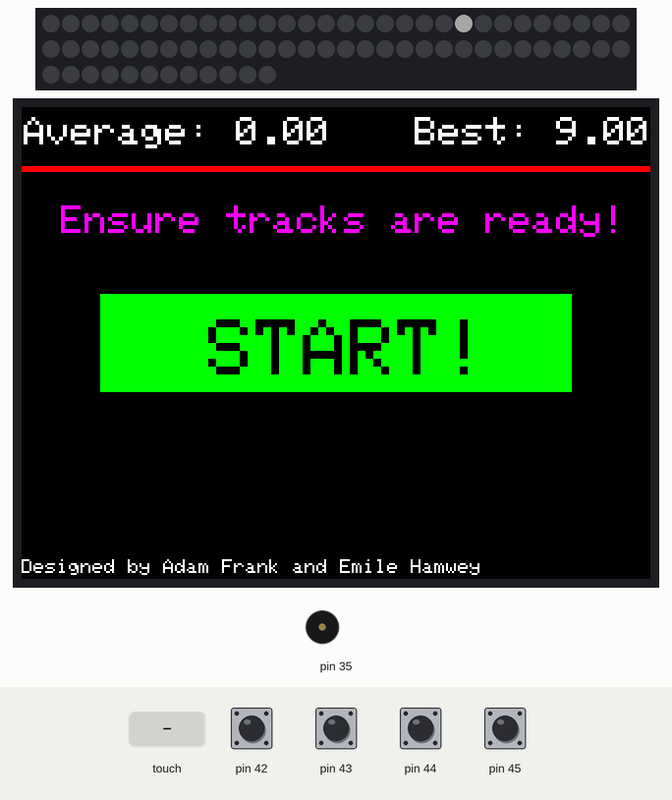
A sketch run on a simulated Arduino Mega 2560, built with avr-gcc and run on an emulated ATmega2560. Parts: 72 RGB LEDs in strip order, left to right, continuing on the next row, 320×240 colour display, buzzer (waves = sounding). The test bench sets the inputs (shaded band); at power-on: pin 42–45 HIGH. Dim RGB values are drawn brighter than linear; what the sketch prints to the serial monitor is not drawn.

Above: at 1.4 s.
1.5 s: touch panel pressed at 62 % / 10 % of its raw x / y range
At 1.67 s:
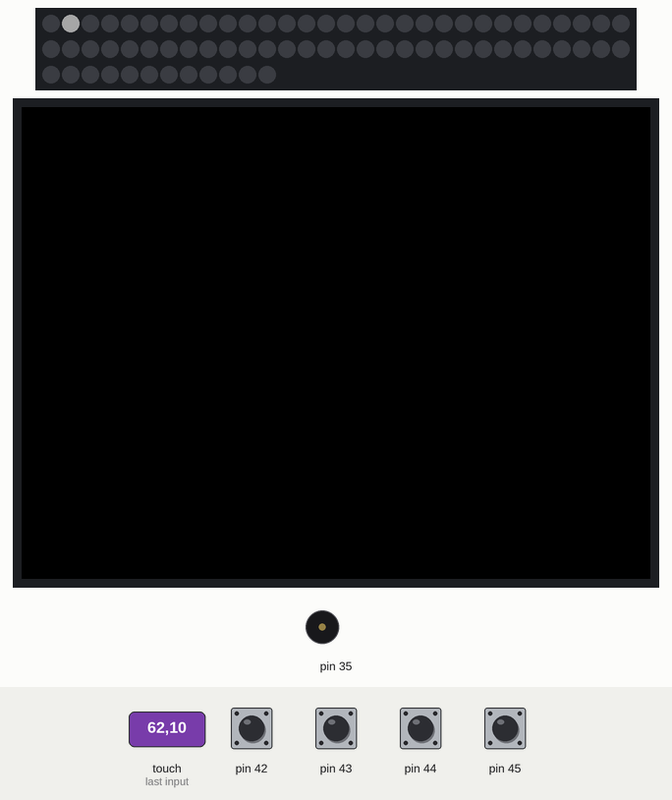
At 5.6 s:
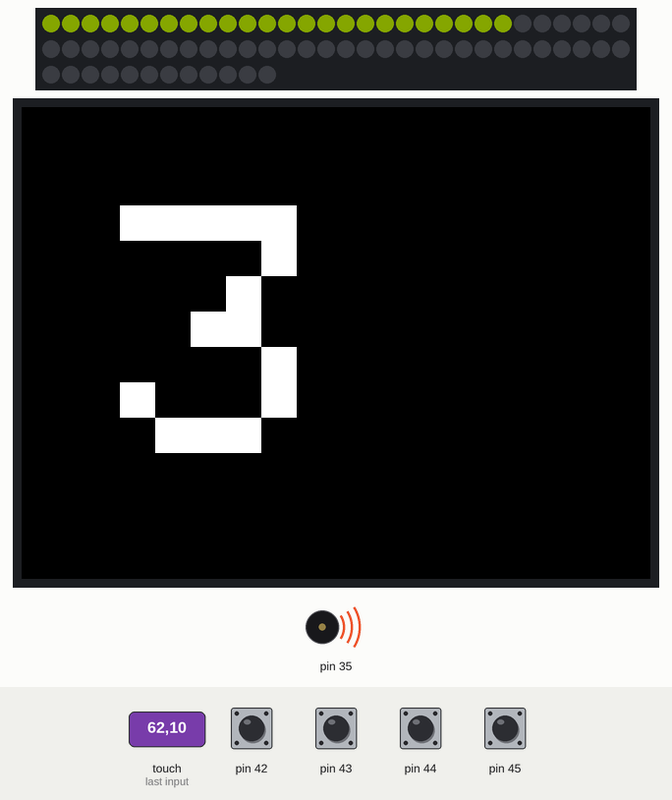
6.9 s: touch panel pressed at 87 % / 10 % of its raw x / y range
At 8.96 s:
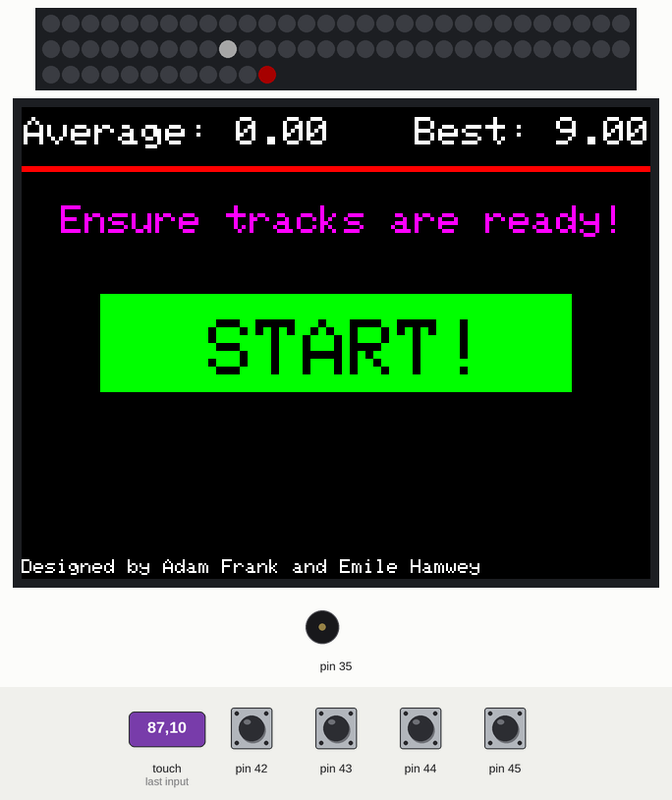
9.8 s: touch panel pressed at 13 % / 10 % of its raw x / y range
Timing chart, 0 to 12.8 s (numbered marks = the images above; inputs shaded):
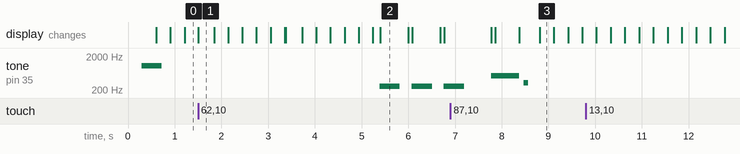

Measured:
- after the input at 1.5 s, tone on pin 35: alternates 262 Hz for 0.43 s and silent for 0.26 s, starting after 3.9 s; the display: changes at once (image 1)
- what the display in image 2 shows lasts 0.6 s, from 5.4 s to 6.0 s

The sketch:

New_MTCC_Build_2019.ino
```cpp
/*
   Emile Hamwey and Adam Frank
   https://github.com/adamf59
   af.frank.2001@gmail.com

*/

#include <Adafruit_GFX.h>    // Core graphics library
#include <Adafruit_TFTLCD.h> // Hardware-specific library
#include <TouchScreen.h>
#include <Chrono.h>


#define YP A3
#define XM A2
#define YM 9
#define XP 8
#define TS_MINX 210
#define TS_MINY 210
#define TS_MAXX 915
#define TS_MAXY 910
#define LCD_CS A3 // Chip Select goes to Analog 3
#define LCD_CD A2 // Command/Data goes to Analog 2
#define LCD_WR A1 // LCD Write goes to Analog 1
#define LCD_RD A0 // LCD Read goes to Analog 0
#define LCD_RESET A4
#define BLACK     0x0000
#define BLUE      0x001F
#define GREY      0xCE79
#define LIGHTGREY 0xDEDB
#define RED     0xF800
#define GREEN   0x07E0
#define CYAN    0x07FF
#define MAGENTA 0xF81F
#define YELLOW  0xFFE0
#define WHITE   0xFFFF

#define MINPRESSURE 1
#define MAXPRESSURE 1000


#define NOTE_B0  31
#define NOTE_C1  33
#define NOTE_CS1 35
#define NOTE_D1  37
#define NOTE_DS1 39
#define NOTE_E1  41
#define NOTE_F1  44
#define NOTE_FS1 46
#define NOTE_G1  49
#define NOTE_GS1 52
#define NOTE_A1  55
#define NOTE_AS1 58
#define NOTE_B1  62
#define NOTE_C2  65
#define NOTE_CS2 69
#define NOTE_D2  73
#define NOTE_DS2 78
#define NOTE_E2  82
#define NOTE_F2  87
#define NOTE_FS2 93
#define NOTE_G2  98
#define NOTE_GS2 104
#define NOTE_A2  110
#define NOTE_AS2 117
#define NOTE_B2  123
#define NOTE_C3  131
#define NOTE_CS3 139
#define NOTE_D3  147
#define NOTE_DS3 156
#define NOTE_E3  165
#define NOTE_F3  175
#define NOTE_FS3 185
#define NOTE_G3  196
#define NOTE_GS3 208
#define NOTE_A3  220
#define NOTE_AS3 233
#define NOTE_B3  247
#define NOTE_C4  262
#define NOTE_CS4 277
#define NOTE_D4  294
#define NOTE_DS4 311
#define NOTE_E4  330
#define NOTE_F4  349
#define NOTE_FS4 370
#define NOTE_G4  392
#define NOTE_GS4 415
#define NOTE_A4  440
#define NOTE_AS4 466
#define NOTE_B4  494
#define NOTE_C5  523
#define NOTE_CS5 554
#define NOTE_D5  587
#define NOTE_DS5 622
#define NOTE_E5  659
#define NOTE_F5  698
#define NOTE_FS5 740
#define NOTE_G5  784
#define NOTE_GS5 831
#define NOTE_A5  880
#define NOTE_AS5 932
#define NOTE_B5  988
#define NOTE_C6  1047
#define NOTE_CS6 1109
#define NOTE_D6  1175
#define NOTE_DS6 1245
#define NOTE_E6  1319
#define NOTE_F6  1397
#define NOTE_FS6 1480
#define NOTE_G6  1568
#define NOTE_GS6 1661
#define NOTE_A6  1760
#define NOTE_AS6 1865
#define NOTE_B6  1976
#define NOTE_C7  2093
#define NOTE_CS7 2217
#define NOTE_D7  2349
#define NOTE_DS7 2489
#define NOTE_E7  2637
#define NOTE_F7  2794
#define NOTE_FS7 2960
#define NOTE_G7  3136
#define NOTE_GS7 3322
#define NOTE_A7  3520
#define NOTE_AS7 3729
#define NOTE_B7  3951
#define NOTE_C8  4186
#define NOTE_CS8 4435
#define NOTE_D8  4699
#define NOTE_DS8 4978


Chrono TRACK_TIMER(Chrono::MICROS);
#include <Adafruit_DotStar.h>
#include <SPI.h>

#define NUMPIXELS 72 // Number of LEDs in strip

// Here's how to control the LEDs from any two pins:
#define DATAPIN    20
#define CLOCKPIN   21
Adafruit_DotStar strip = Adafruit_DotStar(
                           NUMPIXELS, DATAPIN, CLOCKPIN, DOTSTAR_BRG);

TouchScreen ts = TouchScreen(XP, YP, XM, YM, 364);

//2.4 = 240 x 320
//Height 319 to fit on screen

Adafruit_TFTLCD tft(LCD_CS, LCD_CD, LCD_WR, LCD_RD, LCD_RESET);

int X, Y, Z;

double TRACK_AVERAGE = 0.0;
double TRACK_BEST = 9.0;
double TRACK_1_RESULT = 0.0;
double TRACK_2_RESULT = 0.0;
double TRACK_3_RESULT = 0.0;
double TRACK_4_RESULT = 0.0;

int CURRENT_SCREEN = 0; //0 is Ready screen | 1 is Countdown screen | 2 is Clocking screen | 3 is Reset screen
boolean TRACK_1_FINISHED;
boolean TRACK_2_FINISHED;
boolean TRACK_3_FINISHED;
boolean TRACK_4_FINISHED;

int countPixel = 0;


int screenSizer = 15; // add 30 each iteration


void setup() {
  strip.begin(); // Initialize pins for output
  strip.setBrightness(40);
  strip.show();  // Turn all LEDs off ASAP
  Serial.begin(9600);


#ifdef USE_ADAFRUIT_SHIELD_PINOUT
  Serial.println(F("Using Adafruit 2.8\" TFT Arduino Shield Pinout"));
#else
  Serial.println(F("Using Adafruit 2.8\" TFT Breakout Board Pinout"));
#endif

  Serial.print("TFT size is "); Serial.print(tft.width()); Serial.print("x"); Serial.println(tft.height());

  tft.reset();


  uint16_t identifier = tft.readID();
identifier=0x9341;
  if(identifier == 0x9325) {
    Serial.println(F("Found ILI9325 LCD driver"));
  } else if(identifier == 0x9328) {
    Serial.println(F("Found ILI9328 LCD driver"));
  } else if(identifier == 0x7575) {
    Serial.println(F("Found HX8347G LCD driver"));
  } else if(identifier == 0x9341) {
    Serial.println(F("Found ILI9341 LCD driver"));
  } else if(identifier == 0x8357) {
    Serial.println(F("Found HX8357D LCD driver"));
  } else {
    Serial.print(F("Unknown LCD driver chip: "));
    Serial.println(identifier, HEX);
    Serial.println(F("If using the Adafruit 2.8\" TFT Arduino shield, the line:"));
    Serial.println(F("  #define USE_ADAFRUIT_SHIELD_PINOUT"));
    Serial.println(F("should appear in the library header (Adafruit_TFT.h)."));
    Serial.println(F("If using the breakout board, it should NOT be #defined!"));
    Serial.println(F("Also if using the breakout, double-check that all wiring"));
    Serial.println(F("matches the tutorial."));
    return;
  }

  tft.begin(identifier);
  tft.setRotation(1);


  drawReadyScreen();
  Serial.println(F("setup is complete."));

  TRACK_TIMER.restart();
    tone(35, NOTE_C6, 430);


  pinMode(45, INPUT);
  pinMode(44, INPUT);
  pinMode(43, INPUT);
  pinMode(42, INPUT);

  digitalWrite(45, HIGH); // TRACK 1
  digitalWrite(44, HIGH); // TRACK 1
  digitalWrite(43, HIGH); // TRACK 1
  digitalWrite(42, HIGH); // TRACK 1


}


/**
   WIDTH IS 320
   HEIGHT IS 230
*/
void loop() {

if(CURRENT_SCREEN == 2) {

  if (digitalRead(45) == LOW) {
    if (!TRACK_1_FINISHED) {
      clockTimeForTrack(1);
    }
  }
  if (digitalRead(44) == LOW) {
    if (!TRACK_2_FINISHED) {
      clockTimeForTrack(2);
    }
  }
  if (digitalRead(43) == LOW) {
    if (!TRACK_3_FINISHED) {
      clockTimeForTrack(3);
    }
  }
  if (digitalRead(42) == LOW) {
    if (!TRACK_4_FINISHED) {
      clockTimeForTrack(4);
    }
  }
}


  //get the most recent touch update from TFT
  TFT_GET_TOUCH();
  //on a hard enough press, this statement runs:
  if (Z > MINPRESSURE && Z < MAXPRESSURE) {

    if (CURRENT_SCREEN == 0) {
      //"start" button
      if (X > 143 && X < 269 && Y > 43 && Y < 341) {
        beginCountdown();

      }

    }


    if (CURRENT_SCREEN == 3 || CURRENT_SCREEN == 2) {
      if (X > 250) {
        Serial.print("RESETTING");
        reset();
        drawReadyScreen();

      }


    }


    Serial.println(String("got touch at ") + X + String(",") + Y + String(",") + Z); // use this to get corners of button bounding box


  }

  //delay(250);
  if (CURRENT_SCREEN == 0) {
    setPixelColorNoShow(countPixel + 1, 0, 0, 0);
    setPixelColorNoShow(countPixel, 255, 255, 255);
    setPixelColorNoShow(countPixel - 1, 0, 0, 0);
    strip.show();
    if (countPixel == 72) {
      countPixel = 0;
    }
    countPixel ++;
  }

}


void reset() {
  TRACK_1_FINISHED = false;
  TRACK_2_FINISHED = false;
  TRACK_3_FINISHED = false;
  TRACK_4_FINISHED = false;
  screenSizer = 45;


    tone(35, NOTE_E4, 100);

}


void TFT_GET_TOUCH()
{
  digitalWrite(13, HIGH);
  TSPoint point = ts.getPoint();
  digitalWrite(13, LOW);
  pinMode(XM, OUTPUT);
  pinMode(YP, OUTPUT);
  X = tft.width() - map(point.x, TS_MAXX, TS_MINX, 0, tft.width());
  Y = map(point.y, TS_MAXY, TS_MINY, 0, tft.height());
  Z = point.z;
}


void drawClockingScreen() {

  CURRENT_SCREEN = 2;
  tft.fillScreen(BLACK);
  tft.fillRect(40, 3, 240, 50, GREEN);
  tft.setCursor(60, 13);
  tft.setTextColor(BLACK);
  tft.setTextSize(4);
  tft.println("CLOCKING");
  tft.setCursor(60, 15);
  tft.setTextSize(1);
  tft.setCursor(30, 230);
  tft.setTextColor(WHITE);
  tft.println("Tap \"clocking\" at any time to reset.");

  tft.fillRect(40, 3, 240, 50, GREEN);
  tft.setCursor(60, 13);
  tft.setTextColor(BLACK);
  tft.setTextSize(4);
  tft.println("CLOCKING");


//  // DNF
//  Serial.println("Drawing DNF");
//    tft.setCursor(0, 165);
//  tft.setTextColor(RED);
//  tft.setTextSize(4);
//  tft.println("DQ:");
//
//  tft.fillRect(0,200, 70, 50, RED);
//    tft.setCursor(0, 200);
//  tft.setTextColor(BLACK);
//  tft.setTextSize(4);
//  tft.println("T1");
//
//
//  tft.fillRect(80,200, 70, 50, RED);
//    tft.setCursor(80, 200);
//  tft.setTextColor(BLACK);
//  tft.setTextSize(4);
//  tft.println("T2");
//
//  tft.fillRect(160,200, 70, 50, RED);
//    tft.setCursor(160, 200);
//  tft.setTextColor(BLACK);
//  tft.setTextSize(4);
//  tft.println("T3");
//
//  tft.fillRect(240,200, 70, 50, RED);
//    tft.setCursor(240, 200);
//  tft.setTextColor(BLACK);
//  tft.setTextSize(4);
//  tft.println("T4");

}


void clockTimeForTrack(int track) {
  //assume screen is already on clocking screen, so we can draw "TRACK xyz: xy:zzz w/o rerunning the entire drawClocking method
  Serial.println(String("GOT TRACK ") + track);

  screenSizer = screenSizer + 35;
  tft.fillRect(40, screenSizer, 240, 30, RED);
  tft.setCursor(60, (screenSizer + 10));
  tft.setTextColor(BLACK);
  tft.setTextSize(2);

  if (track == 1) {
    TRACK_1_FINISHED = true;
    TRACK_1_RESULT = (double)TRACK_TIMER.elapsed() / 1000000;
    tft.println(String("TRACK ") + track + String(": ") + TRACK_1_RESULT);
    setPixelColor(0, 18, 0, 30, 30);

  }
  if (track == 2) {
    TRACK_2_FINISHED = true;
    TRACK_2_RESULT = (double)TRACK_TIMER.elapsed() / 1000000;
    tft.println(String("TRACK ") + track + String(": ") + TRACK_2_RESULT);
        setPixelColor(18, 36, 0, 30, 30);

  }
  if (track == 3) {
    TRACK_3_FINISHED = true;
    TRACK_3_RESULT = (double)TRACK_TIMER.elapsed() / 1000000;
    tft.println(String("TRACK ") + track + String(": ") + TRACK_3_RESULT);
    setPixelColor(36, 54, 0, 30, 30);

  }
  if (track == 4) {
    TRACK_4_FINISHED = true;
    TRACK_4_RESULT = (double)TRACK_TIMER.elapsed() / 1000000;
    tft.println(String("TRACK ") + track + String(": ") + TRACK_4_RESULT);
    setPixelColor(54, 72, 0, 30, 30);

  }


  if (TRACK_1_FINISHED && TRACK_2_FINISHED && TRACK_3_FINISHED && TRACK_4_FINISHED) {
    Serial.println("Completed Clocking Period!");


    tft.fillRect(0, 3, 350, 50, YELLOW);
    tft.setCursor(130, 13);
    tft.setTextColor(BLACK);
    tft.setTextSize(4);
    tft.println("RESET");
    setPixelColor(0, 72, 0, 0, 30);
    countPixel = 0;
    CURRENT_SCREEN = 3;

    updateAverage();
    updateBest();
  }

}


void drawReadyScreen() {
  CURRENT_SCREEN = 0;
  //TRACK_FINISHED = false;
  tft.fillScreen(BLACK);
  setPixelColor(0, 71, 0, 0, 0);
  tft.setTextSize(2);
  tft.setTextColor(WHITE);
  tft.setCursor(1, 5);
  tft.println(String("Average: ") + TRACK_AVERAGE);
  tft.setCursor(200, 5);
  tft.println(String("Best: ") + TRACK_BEST);
  tft.fillRect(0, 30, 320, 3, RED);

  tft.setTextSize(2);
  tft.setTextColor(MAGENTA);
  tft.setCursor(20, 50);
  tft.println("Ensure tracks are ready!");

  tft.fillRect(40, 95, 240, 50, GREEN);
  tft.setCursor(95, 108);
  tft.setTextColor(BLACK);
  tft.setTextSize(4);
  tft.println("START!");

  tft.setTextSize(1);
  tft.setTextColor(WHITE);
  tft.setCursor(0, 230);
  tft.println("Designed by Adam Frank and Emile Hamwey");


}


void beginCountdown() {
  CURRENT_SCREEN = 1;
  tft.setTextSize(4);
  tft.setCursor(1, 5);
  tft.fillScreen(BLACK);
  tft.setTextColor(YELLOW);
  tft.println("READY?");
  setPixelColor(0, 72, 0, 0, 0);
  for (int i = 0; i < 72; i++) {
    setPixelColor(i, 200, 255, 0);
    delay(20);
  }
  for (int i = 72; i > -1; i--) {
    setPixelColor(i, 0, 0, 0);
    delay(20);
  }

  tft.fillScreen(BLACK);


  tft.setTextSize(18);
  tft.setTextColor(WHITE);


  for (int i = 3; i > 0; i--) {
    tft.setCursor(50, 50);
    tft.fillScreen(BLACK);
    tft.println(i);
    tone(35, NOTE_C4, 430);

    setPixelColor(24 * (-i + 3), 24 * (-i + 4), 200, 255, 0);
    delay(600);
  }
  delay(400);

  setPixelColor(0, 72, 255, 0, 0);
  tone(35, NOTE_C5, 600);

  tft.setCursor(50, 50);
  tft.fillScreen(BLACK);
  tft.setTextColor(GREEN);
  tft.println("GO");
  TRACK_TIMER.restart();
  delay(500);
  drawClockingScreen();
}


/*
  Leaderboard:
*/
boolean firstRun = false;

void updateAverage() {
  if (!firstRun) {
    TRACK_AVERAGE = (TRACK_1_RESULT + TRACK_2_RESULT + TRACK_3_RESULT + TRACK_4_RESULT) / 4;
    firstRun = true;
  } else {
    double this_track_average = (TRACK_1_RESULT + TRACK_2_RESULT + TRACK_3_RESULT + TRACK_4_RESULT) / 4 ;
    TRACK_AVERAGE = (TRACK_AVERAGE + this_track_average) / 2;
  }

}

void updateBest() {
  if (TRACK_1_RESULT < TRACK_BEST) TRACK_BEST = TRACK_1_RESULT;
  if (TRACK_2_RESULT < TRACK_BEST) TRACK_BEST = TRACK_2_RESULT;
  if (TRACK_3_RESULT < TRACK_BEST) TRACK_BEST = TRACK_3_RESULT;
  if (TRACK_4_RESULT < TRACK_BEST) TRACK_BEST = TRACK_4_RESULT;
}

/*
   LED Methods:
*/
void setPixelColor(int startIndex, int endIndex, int g, int r, int b) {
  for (int i = startIndex; i < endIndex; i++) {
    strip.setPixelColor(i, g, r, b);
  }
  strip.show();
}
void setPixelColor(int index, int g, int r, int b) {

  strip.setPixelColor(index, g, r, b);

  strip.show();
}
void setPixelColorNoShow(int index, int g, int r, int b) {

  strip.setPixelColor(index, g, r, b);


}
```
